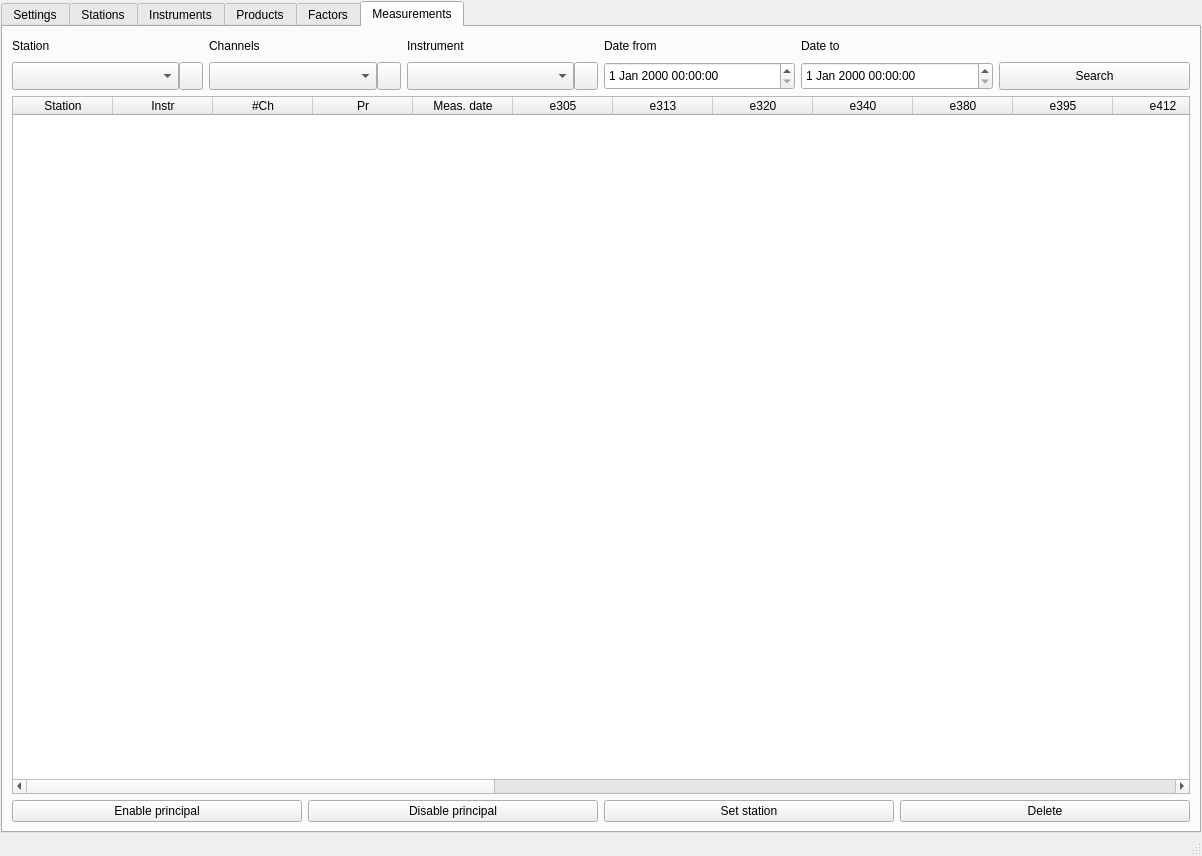
<?xml version="1.0" encoding="UTF-8"?>
<ui version="4.0">
 <class>MainWindow</class>
 <widget class="QMainWindow" name="MainWindow">
  <property name="geometry">
   <rect>
    <x>0</x>
    <y>0</y>
    <width>1202</width>
    <height>856</height>
   </rect>
  </property>
  <property name="windowTitle">
   <string>UV Manager</string>
  </property>
  <widget class="QWidget" name="centralwidget">
   <layout class="QHBoxLayout" name="horizontalLayout">
    <property name="spacing">
     <number>1</number>
    </property>
    <property name="leftMargin">
     <number>1</number>
    </property>
    <property name="topMargin">
     <number>1</number>
    </property>
    <property name="rightMargin">
     <number>1</number>
    </property>
    <property name="bottomMargin">
     <number>1</number>
    </property>
    <item>
     <widget class="QTabWidget" name="tabs">
      <property name="currentIndex">
       <number>5</number>
      </property>
      <widget class="QWidget" name="tabSettings">
       <attribute name="title">
        <string>Settings</string>
       </attribute>
      </widget>
      <widget class="QWidget" name="tabStations">
       <attribute name="title">
        <string>Stations</string>
       </attribute>
       <layout class="QVBoxLayout" name="verticalLayout_3">
        <property name="spacing">
         <number>1</number>
        </property>
        <property name="leftMargin">
         <number>1</number>
        </property>
        <property name="topMargin">
         <number>1</number>
        </property>
        <property name="rightMargin">
         <number>1</number>
        </property>
        <property name="bottomMargin">
         <number>1</number>
        </property>
        <item>
         <widget class="QFrame" name="frameStationTop">
          <property name="maximumSize">
           <size>
            <width>16777215</width>
            <height>16777215</height>
           </size>
          </property>
          <property name="frameShape">
           <enum>QFrame::StyledPanel</enum>
          </property>
          <property name="frameShadow">
           <enum>QFrame::Raised</enum>
          </property>
          <layout class="QHBoxLayout" name="horizontalLayout_7">
           <property name="spacing">
            <number>5</number>
           </property>
           <property name="leftMargin">
            <number>8</number>
           </property>
           <property name="topMargin">
            <number>8</number>
           </property>
           <property name="rightMargin">
            <number>8</number>
           </property>
           <property name="bottomMargin">
            <number>8</number>
           </property>
           <item>
            <widget class="QToolButton" name="btnStationNew">
             <property name="sizePolicy">
              <sizepolicy hsizetype="Minimum" vsizetype="Fixed">
               <horstretch>0</horstretch>
               <verstretch>0</verstretch>
              </sizepolicy>
             </property>
             <property name="minimumSize">
              <size>
               <width>100</width>
               <height>28</height>
              </size>
             </property>
             <property name="text">
              <string>New</string>
             </property>
             <property name="iconSize">
              <size>
               <width>20</width>
               <height>20</height>
              </size>
             </property>
            </widget>
           </item>
           <item>
            <widget class="QToolButton" name="btnStationEdit">
             <property name="sizePolicy">
              <sizepolicy hsizetype="Minimum" vsizetype="Fixed">
               <horstretch>0</horstretch>
               <verstretch>0</verstretch>
              </sizepolicy>
             </property>
             <property name="minimumSize">
              <size>
               <width>100</width>
               <height>28</height>
              </size>
             </property>
             <property name="text">
              <string>Edit</string>
             </property>
            </widget>
           </item>
           <item>
            <widget class="QToolButton" name="btnStationDelete">
             <property name="sizePolicy">
              <sizepolicy hsizetype="Minimum" vsizetype="Fixed">
               <horstretch>0</horstretch>
               <verstretch>0</verstretch>
              </sizepolicy>
             </property>
             <property name="minimumSize">
              <size>
               <width>100</width>
               <height>28</height>
              </size>
             </property>
             <property name="text">
              <string>Delete</string>
             </property>
            </widget>
           </item>
           <item>
            <spacer name="horizontalSpacer">
             <property name="orientation">
              <enum>Qt::Horizontal</enum>
             </property>
             <property name="sizeHint" stdset="0">
              <size>
               <width>40</width>
               <height>20</height>
              </size>
             </property>
            </spacer>
           </item>
          </layout>
         </widget>
        </item>
        <item>
         <widget class="QFrame" name="frameStationMiddle">
          <property name="frameShape">
           <enum>QFrame::StyledPanel</enum>
          </property>
          <property name="frameShadow">
           <enum>QFrame::Raised</enum>
          </property>
          <layout class="QGridLayout" name="gridLayout">
           <property name="leftMargin">
            <number>1</number>
           </property>
           <property name="topMargin">
            <number>1</number>
           </property>
           <property name="rightMargin">
            <number>1</number>
           </property>
           <property name="bottomMargin">
            <number>1</number>
           </property>
           <property name="spacing">
            <number>1</number>
           </property>
           <item row="0" column="0">
            <widget class="QTableView" name="tblStations">
             <property name="frameShape">
              <enum>QFrame::NoFrame</enum>
             </property>
             <property name="selectionMode">
              <enum>QAbstractItemView::SingleSelection</enum>
             </property>
             <property name="selectionBehavior">
              <enum>QAbstractItemView::SelectRows</enum>
             </property>
             <property name="gridStyle">
              <enum>Qt::DashLine</enum>
             </property>
             <attribute name="horizontalHeaderStretchLastSection">
              <bool>true</bool>
             </attribute>
             <attribute name="verticalHeaderVisible">
              <bool>false</bool>
             </attribute>
            </widget>
           </item>
          </layout>
         </widget>
        </item>
       </layout>
      </widget>
      <widget class="QWidget" name="tabInstruments">
       <attribute name="title">
        <string>Instruments</string>
       </attribute>
       <layout class="QVBoxLayout" name="verticalLayout_4">
        <property name="spacing">
         <number>1</number>
        </property>
        <property name="leftMargin">
         <number>1</number>
        </property>
        <property name="topMargin">
         <number>1</number>
        </property>
        <property name="rightMargin">
         <number>1</number>
        </property>
        <property name="bottomMargin">
         <number>1</number>
        </property>
        <item>
         <widget class="QFrame" name="frameInstrumentTop">
          <property name="maximumSize">
           <size>
            <width>16777215</width>
            <height>16777215</height>
           </size>
          </property>
          <property name="frameShape">
           <enum>QFrame::StyledPanel</enum>
          </property>
          <property name="frameShadow">
           <enum>QFrame::Raised</enum>
          </property>
          <layout class="QHBoxLayout" name="horizontalLayout_8">
           <property name="spacing">
            <number>5</number>
           </property>
           <property name="leftMargin">
            <number>8</number>
           </property>
           <property name="topMargin">
            <number>8</number>
           </property>
           <property name="rightMargin">
            <number>8</number>
           </property>
           <property name="bottomMargin">
            <number>8</number>
           </property>
           <item>
            <widget class="QToolButton" name="btnInstrumentNew">
             <property name="sizePolicy">
              <sizepolicy hsizetype="Minimum" vsizetype="Fixed">
               <horstretch>0</horstretch>
               <verstretch>0</verstretch>
              </sizepolicy>
             </property>
             <property name="minimumSize">
              <size>
               <width>100</width>
               <height>28</height>
              </size>
             </property>
             <property name="text">
              <string>New</string>
             </property>
            </widget>
           </item>
           <item>
            <widget class="QToolButton" name="btnInstrumentEdit">
             <property name="sizePolicy">
              <sizepolicy hsizetype="Minimum" vsizetype="Fixed">
               <horstretch>0</horstretch>
               <verstretch>0</verstretch>
              </sizepolicy>
             </property>
             <property name="minimumSize">
              <size>
               <width>100</width>
               <height>28</height>
              </size>
             </property>
             <property name="text">
              <string>Edit</string>
             </property>
            </widget>
           </item>
           <item>
            <widget class="QToolButton" name="btnInstrumentDelete">
             <property name="sizePolicy">
              <sizepolicy hsizetype="Minimum" vsizetype="Fixed">
               <horstretch>0</horstretch>
               <verstretch>0</verstretch>
              </sizepolicy>
             </property>
             <property name="minimumSize">
              <size>
               <width>100</width>
               <height>28</height>
              </size>
             </property>
             <property name="text">
              <string>Delete</string>
             </property>
            </widget>
           </item>
           <item>
            <spacer name="horizontalSpacer_2">
             <property name="orientation">
              <enum>Qt::Horizontal</enum>
             </property>
             <property name="sizeHint" stdset="0">
              <size>
               <width>760</width>
               <height>20</height>
              </size>
             </property>
            </spacer>
           </item>
          </layout>
         </widget>
        </item>
        <item>
         <widget class="QFrame" name="frameInstrumentMiddle">
          <property name="frameShape">
           <enum>QFrame::StyledPanel</enum>
          </property>
          <property name="frameShadow">
           <enum>QFrame::Raised</enum>
          </property>
          <layout class="QHBoxLayout" name="horizontalLayout_5">
           <property name="spacing">
            <number>1</number>
           </property>
           <property name="leftMargin">
            <number>1</number>
           </property>
           <property name="topMargin">
            <number>1</number>
           </property>
           <property name="rightMargin">
            <number>1</number>
           </property>
           <property name="bottomMargin">
            <number>1</number>
           </property>
           <item>
            <widget class="QTableView" name="tblInstruments">
             <property name="frameShape">
              <enum>QFrame::NoFrame</enum>
             </property>
             <property name="selectionMode">
              <enum>QAbstractItemView::SingleSelection</enum>
             </property>
             <property name="selectionBehavior">
              <enum>QAbstractItemView::SelectRows</enum>
             </property>
             <property name="gridStyle">
              <enum>Qt::DashLine</enum>
             </property>
             <attribute name="horizontalHeaderStretchLastSection">
              <bool>true</bool>
             </attribute>
             <attribute name="verticalHeaderVisible">
              <bool>false</bool>
             </attribute>
            </widget>
           </item>
          </layout>
         </widget>
        </item>
       </layout>
      </widget>
      <widget class="QWidget" name="tabProducts">
       <attribute name="title">
        <string>Products</string>
       </attribute>
       <layout class="QVBoxLayout" name="verticalLayout_2">
        <property name="spacing">
         <number>1</number>
        </property>
        <property name="leftMargin">
         <number>1</number>
        </property>
        <property name="topMargin">
         <number>1</number>
        </property>
        <property name="rightMargin">
         <number>1</number>
        </property>
        <property name="bottomMargin">
         <number>1</number>
        </property>
        <item>
         <widget class="QFrame" name="frameProductsTop">
          <property name="frameShape">
           <enum>QFrame::StyledPanel</enum>
          </property>
          <property name="frameShadow">
           <enum>QFrame::Raised</enum>
          </property>
          <layout class="QHBoxLayout" name="horizontalLayout_10">
           <property name="spacing">
            <number>5</number>
           </property>
           <property name="leftMargin">
            <number>8</number>
           </property>
           <property name="topMargin">
            <number>8</number>
           </property>
           <property name="rightMargin">
            <number>8</number>
           </property>
           <property name="bottomMargin">
            <number>8</number>
           </property>
           <item>
            <widget class="QPushButton" name="btnProductsNew">
             <property name="minimumSize">
              <size>
               <width>100</width>
               <height>28</height>
              </size>
             </property>
             <property name="text">
              <string>New</string>
             </property>
            </widget>
           </item>
           <item>
            <widget class="QPushButton" name="btnProductsEdit">
             <property name="minimumSize">
              <size>
               <width>100</width>
               <height>28</height>
              </size>
             </property>
             <property name="text">
              <string>Edit</string>
             </property>
            </widget>
           </item>
           <item>
            <widget class="QPushButton" name="btnProductsDelete">
             <property name="minimumSize">
              <size>
               <width>100</width>
               <height>28</height>
              </size>
             </property>
             <property name="text">
              <string>Delete</string>
             </property>
            </widget>
           </item>
           <item>
            <spacer name="horizontalSpacer_3">
             <property name="orientation">
              <enum>Qt::Horizontal</enum>
             </property>
             <property name="sizeHint" stdset="0">
              <size>
               <width>40</width>
               <height>20</height>
              </size>
             </property>
            </spacer>
           </item>
          </layout>
         </widget>
        </item>
        <item>
         <widget class="QFrame" name="frameProductsMiddle">
          <property name="frameShape">
           <enum>QFrame::StyledPanel</enum>
          </property>
          <property name="frameShadow">
           <enum>QFrame::Raised</enum>
          </property>
          <layout class="QHBoxLayout" name="horizontalLayout_6">
           <property name="spacing">
            <number>1</number>
           </property>
           <property name="leftMargin">
            <number>1</number>
           </property>
           <property name="topMargin">
            <number>1</number>
           </property>
           <property name="rightMargin">
            <number>1</number>
           </property>
           <property name="bottomMargin">
            <number>1</number>
           </property>
           <item>
            <widget class="QTableView" name="tblProducts">
             <property name="frameShape">
              <enum>QFrame::NoFrame</enum>
             </property>
             <property name="selectionMode">
              <enum>QAbstractItemView::SingleSelection</enum>
             </property>
             <property name="selectionBehavior">
              <enum>QAbstractItemView::SelectRows</enum>
             </property>
             <property name="gridStyle">
              <enum>Qt::DashLine</enum>
             </property>
             <attribute name="horizontalHeaderStretchLastSection">
              <bool>true</bool>
             </attribute>
             <attribute name="verticalHeaderVisible">
              <bool>false</bool>
             </attribute>
            </widget>
           </item>
          </layout>
         </widget>
        </item>
       </layout>
      </widget>
      <widget class="QWidget" name="tabFactors">
       <attribute name="title">
        <string>Factors</string>
       </attribute>
       <layout class="QVBoxLayout" name="verticalLayout">
        <property name="spacing">
         <number>1</number>
        </property>
        <property name="leftMargin">
         <number>1</number>
        </property>
        <property name="topMargin">
         <number>1</number>
        </property>
        <property name="rightMargin">
         <number>1</number>
        </property>
        <property name="bottomMargin">
         <number>1</number>
        </property>
        <item>
         <widget class="QFrame" name="frameFactorsTop">
          <property name="maximumSize">
           <size>
            <width>16777215</width>
            <height>16777215</height>
           </size>
          </property>
          <property name="frameShape">
           <enum>QFrame::StyledPanel</enum>
          </property>
          <property name="frameShadow">
           <enum>QFrame::Raised</enum>
          </property>
          <layout class="QHBoxLayout" name="horizontalLayout_3">
           <property name="spacing">
            <number>5</number>
           </property>
           <property name="leftMargin">
            <number>8</number>
           </property>
           <property name="topMargin">
            <number>8</number>
           </property>
           <property name="rightMargin">
            <number>8</number>
           </property>
           <property name="bottomMargin">
            <number>8</number>
           </property>
           <item>
            <widget class="QLabel" name="lblFactorsProduct">
             <property name="sizePolicy">
              <sizepolicy hsizetype="Minimum" vsizetype="Fixed">
               <horstretch>0</horstretch>
               <verstretch>0</verstretch>
              </sizepolicy>
             </property>
             <property name="minimumSize">
              <size>
               <width>0</width>
               <height>28</height>
              </size>
             </property>
             <property name="text">
              <string>Select instrument and product</string>
             </property>
            </widget>
           </item>
           <item>
            <widget class="QComboBox" name="cboxFactorsInstruments">
             <property name="sizePolicy">
              <sizepolicy hsizetype="Minimum" vsizetype="Fixed">
               <horstretch>0</horstretch>
               <verstretch>0</verstretch>
              </sizepolicy>
             </property>
             <property name="minimumSize">
              <size>
               <width>240</width>
               <height>28</height>
              </size>
             </property>
            </widget>
           </item>
           <item>
            <widget class="QComboBox" name="cboxFactorsProducts">
             <property name="sizePolicy">
              <sizepolicy hsizetype="Minimum" vsizetype="Fixed">
               <horstretch>0</horstretch>
               <verstretch>0</verstretch>
              </sizepolicy>
             </property>
             <property name="minimumSize">
              <size>
               <width>240</width>
               <height>28</height>
              </size>
             </property>
            </widget>
           </item>
           <item>
            <spacer name="hSpacerFactors1">
             <property name="orientation">
              <enum>Qt::Horizontal</enum>
             </property>
             <property name="sizeHint" stdset="0">
              <size>
               <width>601</width>
               <height>20</height>
              </size>
             </property>
            </spacer>
           </item>
          </layout>
         </widget>
        </item>
        <item>
         <widget class="QFrame" name="frameFactorsBottom">
          <property name="sizePolicy">
           <sizepolicy hsizetype="Preferred" vsizetype="Preferred">
            <horstretch>0</horstretch>
            <verstretch>0</verstretch>
           </sizepolicy>
          </property>
          <property name="minimumSize">
           <size>
            <width>0</width>
            <height>0</height>
           </size>
          </property>
          <property name="maximumSize">
           <size>
            <width>16777215</width>
            <height>32</height>
           </size>
          </property>
          <property name="baseSize">
           <size>
            <width>0</width>
            <height>0</height>
           </size>
          </property>
          <property name="frameShape">
           <enum>QFrame::StyledPanel</enum>
          </property>
          <property name="frameShadow">
           <enum>QFrame::Raised</enum>
          </property>
          <layout class="QHBoxLayout" name="horizontalLayout_2">
           <property name="spacing">
            <number>1</number>
           </property>
           <property name="leftMargin">
            <number>1</number>
           </property>
           <property name="topMargin">
            <number>1</number>
           </property>
           <property name="rightMargin">
            <number>1</number>
           </property>
           <property name="bottomMargin">
            <number>1</number>
           </property>
           <item>
            <widget class="QPushButton" name="btnFactorsNew">
             <property name="text">
              <string>New</string>
             </property>
            </widget>
           </item>
           <item>
            <widget class="QPushButton" name="btnFactorsEdit">
             <property name="text">
              <string>Edit</string>
             </property>
            </widget>
           </item>
           <item>
            <widget class="QPushButton" name="btnFactorsDelete">
             <property name="text">
              <string>Delete</string>
             </property>
            </widget>
           </item>
           <item>
            <spacer name="hSpacerFactorsBottom">
             <property name="orientation">
              <enum>Qt::Horizontal</enum>
             </property>
             <property name="sizeHint" stdset="0">
              <size>
               <width>40</width>
               <height>20</height>
              </size>
             </property>
            </spacer>
           </item>
          </layout>
         </widget>
        </item>
        <item>
         <widget class="QFrame" name="frameFactorsMiddle">
          <property name="sizePolicy">
           <sizepolicy hsizetype="Preferred" vsizetype="Preferred">
            <horstretch>0</horstretch>
            <verstretch>0</verstretch>
           </sizepolicy>
          </property>
          <property name="frameShape">
           <enum>QFrame::StyledPanel</enum>
          </property>
          <property name="frameShadow">
           <enum>QFrame::Raised</enum>
          </property>
          <layout class="QHBoxLayout" name="horizontalLayout_4">
           <property name="spacing">
            <number>1</number>
           </property>
           <property name="leftMargin">
            <number>1</number>
           </property>
           <property name="topMargin">
            <number>1</number>
           </property>
           <property name="rightMargin">
            <number>1</number>
           </property>
           <property name="bottomMargin">
            <number>1</number>
           </property>
           <item>
            <widget class="QTableWidget" name="tblFactors">
             <property name="selectionMode">
              <enum>QAbstractItemView::SingleSelection</enum>
             </property>
             <property name="selectionBehavior">
              <enum>QAbstractItemView::SelectRows</enum>
             </property>
             <attribute name="horizontalHeaderStretchLastSection">
              <bool>false</bool>
             </attribute>
             <attribute name="verticalHeaderVisible">
              <bool>false</bool>
             </attribute>
             <column>
              <property name="text">
               <string>Valid from</string>
              </property>
             </column>
             <column>
              <property name="text">
               <string>Valid to</string>
              </property>
             </column>
             <column>
              <property name="text">
               <string>c305</string>
              </property>
             </column>
             <column>
              <property name="text">
               <string>c313</string>
              </property>
             </column>
             <column>
              <property name="text">
               <string>c320</string>
              </property>
             </column>
             <column>
              <property name="text">
               <string>c340</string>
              </property>
             </column>
             <column>
              <property name="text">
               <string>c380</string>
              </property>
             </column>
             <column>
              <property name="text">
               <string>c395</string>
              </property>
             </column>
             <column>
              <property name="text">
               <string>c412</string>
              </property>
             </column>
             <column>
              <property name="text">
               <string>c443</string>
              </property>
             </column>
             <column>
              <property name="text">
               <string>c490</string>
              </property>
             </column>
             <column>
              <property name="text">
               <string>c532</string>
              </property>
             </column>
             <column>
              <property name="text">
               <string>c555</string>
              </property>
             </column>
             <column>
              <property name="text">
               <string>c665</string>
              </property>
             </column>
             <column>
              <property name="text">
               <string>c780</string>
              </property>
             </column>
             <column>
              <property name="text">
               <string>c875</string>
              </property>
             </column>
             <column>
              <property name="text">
               <string>c940</string>
              </property>
             </column>
             <column>
              <property name="text">
               <string>c1020</string>
              </property>
             </column>
             <column>
              <property name="text">
               <string>c1245</string>
              </property>
             </column>
             <column>
              <property name="text">
               <string>c1640</string>
              </property>
             </column>
             <column>
              <property name="text">
               <string>par</string>
              </property>
             </column>
            </widget>
           </item>
          </layout>
         </widget>
        </item>
       </layout>
      </widget>
      <widget class="QWidget" name="tabMeasurements">
       <attribute name="title">
        <string>Measurements</string>
       </attribute>
       <layout class="QVBoxLayout" name="verticalLayout_6">
        <item>
         <layout class="QGridLayout" name="gridLayout_3">
          <item row="1" column="5">
           <widget class="QPushButton" name="btnMeasurementsSearch">
            <property name="minimumSize">
             <size>
              <width>0</width>
              <height>28</height>
             </size>
            </property>
            <property name="text">
             <string>Search</string>
            </property>
           </widget>
          </item>
          <item row="1" column="4">
           <widget class="QDateTimeEdit" name="dtMeasurementsTo">
            <property name="minimumSize">
             <size>
              <width>0</width>
              <height>28</height>
             </size>
            </property>
           </widget>
          </item>
          <item row="1" column="3">
           <widget class="QDateTimeEdit" name="dtMeasurementsFrom">
            <property name="minimumSize">
             <size>
              <width>0</width>
              <height>28</height>
             </size>
            </property>
           </widget>
          </item>
          <item row="0" column="4">
           <widget class="QLabel" name="label_4">
            <property name="sizePolicy">
             <sizepolicy hsizetype="Minimum" vsizetype="Fixed">
              <horstretch>0</horstretch>
              <verstretch>0</verstretch>
             </sizepolicy>
            </property>
            <property name="minimumSize">
             <size>
              <width>0</width>
              <height>20</height>
             </size>
            </property>
            <property name="text">
             <string>Date to</string>
            </property>
           </widget>
          </item>
          <item row="0" column="3">
           <widget class="QLabel" name="label_3">
            <property name="sizePolicy">
             <sizepolicy hsizetype="Minimum" vsizetype="Fixed">
              <horstretch>0</horstretch>
              <verstretch>0</verstretch>
             </sizepolicy>
            </property>
            <property name="minimumSize">
             <size>
              <width>0</width>
              <height>20</height>
             </size>
            </property>
            <property name="text">
             <string>Date from</string>
            </property>
           </widget>
          </item>
          <item row="0" column="0">
           <widget class="QLabel" name="label_2">
            <property name="sizePolicy">
             <sizepolicy hsizetype="Minimum" vsizetype="Fixed">
              <horstretch>0</horstretch>
              <verstretch>0</verstretch>
             </sizepolicy>
            </property>
            <property name="minimumSize">
             <size>
              <width>0</width>
              <height>20</height>
             </size>
            </property>
            <property name="text">
             <string>Station</string>
            </property>
           </widget>
          </item>
          <item row="0" column="1">
           <widget class="QLabel" name="label_5">
            <property name="text">
             <string>Channels</string>
            </property>
           </widget>
          </item>
          <item row="0" column="2">
           <widget class="QLabel" name="label">
            <property name="sizePolicy">
             <sizepolicy hsizetype="Minimum" vsizetype="Fixed">
              <horstretch>0</horstretch>
              <verstretch>0</verstretch>
             </sizepolicy>
            </property>
            <property name="minimumSize">
             <size>
              <width>0</width>
              <height>20</height>
             </size>
            </property>
            <property name="text">
             <string>Instrument</string>
            </property>
           </widget>
          </item>
          <item row="1" column="0">
           <layout class="QHBoxLayout" name="horizontalLayout_11">
            <property name="spacing">
             <number>0</number>
            </property>
            <item>
             <widget class="QComboBox" name="cboxMeasurementsStation">
              <property name="sizePolicy">
               <sizepolicy hsizetype="Minimum" vsizetype="Fixed">
                <horstretch>0</horstretch>
                <verstretch>0</verstretch>
               </sizepolicy>
              </property>
              <property name="minimumSize">
               <size>
                <width>0</width>
                <height>28</height>
               </size>
              </property>
             </widget>
            </item>
            <item>
             <widget class="QToolButton" name="btnMeasurementsStationClear">
              <property name="minimumSize">
               <size>
                <width>0</width>
                <height>28</height>
               </size>
              </property>
              <property name="toolTip">
               <string>Clear station</string>
              </property>
              <property name="text">
               <string/>
              </property>
             </widget>
            </item>
           </layout>
          </item>
          <item row="1" column="1">
           <layout class="QHBoxLayout" name="horizontalLayout_12">
            <property name="spacing">
             <number>0</number>
            </property>
            <item>
             <widget class="QComboBox" name="cboxMeasurementsChannels">
              <property name="sizePolicy">
               <sizepolicy hsizetype="Minimum" vsizetype="Fixed">
                <horstretch>0</horstretch>
                <verstretch>0</verstretch>
               </sizepolicy>
              </property>
              <property name="minimumSize">
               <size>
                <width>0</width>
                <height>28</height>
               </size>
              </property>
             </widget>
            </item>
            <item>
             <widget class="QToolButton" name="btnMeasurementsChannelsClear">
              <property name="minimumSize">
               <size>
                <width>0</width>
                <height>28</height>
               </size>
              </property>
              <property name="toolTip">
               <string>Clear channels</string>
              </property>
              <property name="text">
               <string/>
              </property>
             </widget>
            </item>
           </layout>
          </item>
          <item row="1" column="2">
           <layout class="QHBoxLayout" name="horizontalLayout_13">
            <property name="spacing">
             <number>0</number>
            </property>
            <item>
             <widget class="QComboBox" name="cboxMeasurementsInstrument">
              <property name="sizePolicy">
               <sizepolicy hsizetype="Minimum" vsizetype="Fixed">
                <horstretch>0</horstretch>
                <verstretch>0</verstretch>
               </sizepolicy>
              </property>
              <property name="minimumSize">
               <size>
                <width>0</width>
                <height>28</height>
               </size>
              </property>
             </widget>
            </item>
            <item>
             <widget class="QToolButton" name="btnMeasurementsInstrumentClear">
              <property name="minimumSize">
               <size>
                <width>0</width>
                <height>28</height>
               </size>
              </property>
              <property name="toolTip">
               <string>Clear instrument</string>
              </property>
              <property name="text">
               <string/>
              </property>
             </widget>
            </item>
           </layout>
          </item>
         </layout>
        </item>
        <item>
         <widget class="QTableWidget" name="tblMeasurements">
          <property name="selectionMode">
           <enum>QAbstractItemView::ExtendedSelection</enum>
          </property>
          <property name="selectionBehavior">
           <enum>QAbstractItemView::SelectRows</enum>
          </property>
          <attribute name="horizontalHeaderStretchLastSection">
           <bool>false</bool>
          </attribute>
          <attribute name="verticalHeaderVisible">
           <bool>false</bool>
          </attribute>
          <column>
           <property name="text">
            <string>Station</string>
           </property>
          </column>
          <column>
           <property name="text">
            <string>Instr</string>
           </property>
          </column>
          <column>
           <property name="text">
            <string>#Ch</string>
           </property>
          </column>
          <column>
           <property name="text">
            <string>Pr</string>
           </property>
          </column>
          <column>
           <property name="text">
            <string>Meas. date</string>
           </property>
          </column>
          <column>
           <property name="text">
            <string>e305</string>
           </property>
          </column>
          <column>
           <property name="text">
            <string>e313</string>
           </property>
          </column>
          <column>
           <property name="text">
            <string>e320</string>
           </property>
          </column>
          <column>
           <property name="text">
            <string>e340</string>
           </property>
          </column>
          <column>
           <property name="text">
            <string>e380</string>
           </property>
          </column>
          <column>
           <property name="text">
            <string>e395</string>
           </property>
          </column>
          <column>
           <property name="text">
            <string>e412</string>
           </property>
          </column>
          <column>
           <property name="text">
            <string>e443</string>
           </property>
          </column>
          <column>
           <property name="text">
            <string>e490</string>
           </property>
          </column>
          <column>
           <property name="text">
            <string>e532</string>
           </property>
          </column>
          <column>
           <property name="text">
            <string>e555</string>
           </property>
          </column>
          <column>
           <property name="text">
            <string>e665</string>
           </property>
          </column>
          <column>
           <property name="text">
            <string>e780</string>
           </property>
          </column>
          <column>
           <property name="text">
            <string>e875</string>
           </property>
          </column>
          <column>
           <property name="text">
            <string>e940</string>
           </property>
          </column>
          <column>
           <property name="text">
            <string>e1020</string>
           </property>
          </column>
          <column>
           <property name="text">
            <string>e1245</string>
           </property>
          </column>
          <column>
           <property name="text">
            <string>e1640</string>
           </property>
          </column>
          <column>
           <property name="text">
            <string>par</string>
           </property>
          </column>
          <column>
           <property name="text">
            <string>dtemp</string>
           </property>
          </column>
          <column>
           <property name="text">
            <string>zenith</string>
           </property>
          </column>
          <column>
           <property name="text">
            <string>azimuth</string>
           </property>
          </column>
         </widget>
        </item>
        <item>
         <layout class="QHBoxLayout" name="horizontalLayout_9">
          <item>
           <widget class="QPushButton" name="btnMeasurementsEnablePrincipal">
            <property name="text">
             <string>Enable principal</string>
            </property>
           </widget>
          </item>
          <item>
           <widget class="QPushButton" name="btnMeasurementsDisablePrincipal">
            <property name="text">
             <string>Disable principal</string>
            </property>
           </widget>
          </item>
          <item>
           <widget class="QPushButton" name="btnMeasurementsSetStation">
            <property name="text">
             <string>Set station</string>
            </property>
           </widget>
          </item>
          <item>
           <widget class="QPushButton" name="btnMeasurementsDelete">
            <property name="text">
             <string>Delete</string>
            </property>
           </widget>
          </item>
         </layout>
        </item>
       </layout>
      </widget>
     </widget>
    </item>
   </layout>
  </widget>
  <widget class="QMenuBar" name="menuBar">
   <property name="geometry">
    <rect>
     <x>0</x>
     <y>0</y>
     <width>1202</width>
     <height>26</height>
    </rect>
   </property>
  </widget>
  <widget class="QStatusBar" name="statusBar"/>
 </widget>
 <resources/>
 <connections/>
</ui>
